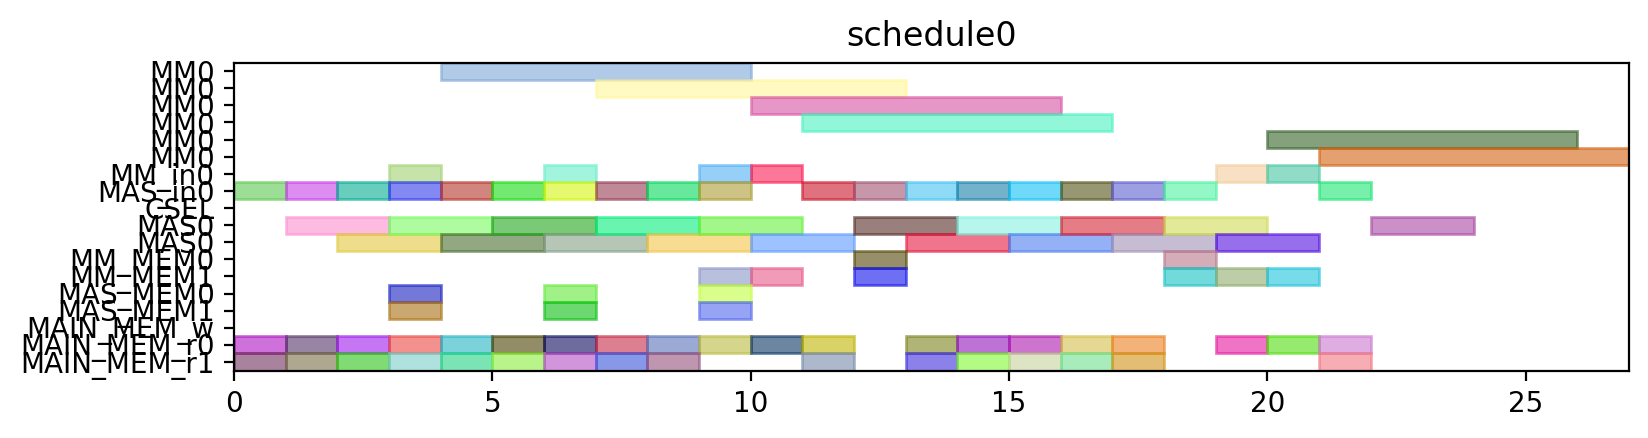

Write Python code to recreate this figure.
from pyschedule import Scenario, solvers, plotters, alt


def solve():
	horizon = 120
	S = Scenario("schedule0", horizon=horizon)

	# resource
	MM = S.Resources('MM', num=1, size=6)
	MM_in = S.Resources('MM_in', num=1)
	MAS_in = S.Resources('MAS_in', num=1)
	CSEL = S.Resource('CSEL')
	MAS = S.Resources('MAS', num=1, size=2, periods=range(1, horizon))
	MM_MEM = S.Resources('MM_MEM', num=2)
	MAS_MEM = S.Resources('MAS_MEM', num=2)
	MAIN_MEM_w = S.Resource('MAIN_MEM_w', size=1)
	MAIN_MEM_r = S.Resources('MAIN_MEM_r', num=2)

	# result of previous scheduling

	# new tasks
	c_qinv_denom_inv0 = S.Task('c_qinv_denom_inv0', length=6, delay_cost=1)
	c_qinv_denom_inv0 += alt(MM)
	c_qinv_denom_inv0_in = S.Task('c_qinv_denom_inv0_in', length=1, delay_cost=1)
	c_qinv_denom_inv0_in += alt(MM_in)
	S += c_qinv_denom_inv0_in*MM_in[0]<=c_qinv_denom_inv0*MM[0]
	c_qinv_denom_inv0_mem0 = S.Task('c_qinv_denom_inv0_mem0', length=1, delay_cost=1)
	c_qinv_denom_inv0_mem0 += MAIN_MEM_r[0]
	S += c_qinv_denom_inv0_mem0 <= c_qinv_denom_inv0

	c_qinv_denom_inv0_mem1 = S.Task('c_qinv_denom_inv0_mem1', length=1, delay_cost=1)
	c_qinv_denom_inv0_mem1 += MAIN_MEM_r[1]
	S += c_qinv_denom_inv0_mem1 <= c_qinv_denom_inv0

	c_qinv_denom_inv1_ = S.Task('c_qinv_denom_inv1_', length=6, delay_cost=1)
	c_qinv_denom_inv1_ += alt(MM)
	c_qinv_denom_inv1__in = S.Task('c_qinv_denom_inv1__in', length=1, delay_cost=1)
	c_qinv_denom_inv1__in += alt(MM_in)
	S += c_qinv_denom_inv1__in*MM_in[0]<=c_qinv_denom_inv1_*MM[0]
	c_qinv_denom_inv1__mem0 = S.Task('c_qinv_denom_inv1__mem0', length=1, delay_cost=1)
	c_qinv_denom_inv1__mem0 += MAIN_MEM_r[0]
	S += c_qinv_denom_inv1__mem0 <= c_qinv_denom_inv1_

	c_qinv_denom_inv1__mem1 = S.Task('c_qinv_denom_inv1__mem1', length=1, delay_cost=1)
	c_qinv_denom_inv1__mem1 += MAIN_MEM_r[1]
	S += c_qinv_denom_inv1__mem1 <= c_qinv_denom_inv1_

	c_qinv0_t2 = S.Task('c_qinv0_t2', length=2, delay_cost=1)
	c_qinv0_t2 += alt(MAS)
	c_qinv0_t2_in = S.Task('c_qinv0_t2_in', length=1, delay_cost=1)
	c_qinv0_t2_in += alt(MAS_in)
	S += c_qinv0_t2_in*MAS_in[0]<=c_qinv0_t2*MAS[0]

	c_qinv0_t2_mem0 = S.Task('c_qinv0_t2_mem0', length=1, delay_cost=1)
	c_qinv0_t2_mem0 += MAIN_MEM_r[0]
	S += c_qinv0_t2_mem0 <= c_qinv0_t2

	c_qinv0_t2_mem1 = S.Task('c_qinv0_t2_mem1', length=1, delay_cost=1)
	c_qinv0_t2_mem1 += MAIN_MEM_r[1]
	S += c_qinv0_t2_mem1 <= c_qinv0_t2

	c_qinv1__t2 = S.Task('c_qinv1__t2', length=2, delay_cost=1)
	c_qinv1__t2 += alt(MAS)
	c_qinv1__t2_in = S.Task('c_qinv1__t2_in', length=1, delay_cost=1)
	c_qinv1__t2_in += alt(MAS_in)
	S += c_qinv1__t2_in*MAS_in[0]<=c_qinv1__t2*MAS[0]

	c_qinv1__t2_mem0 = S.Task('c_qinv1__t2_mem0', length=1, delay_cost=1)
	c_qinv1__t2_mem0 += MAIN_MEM_r[0]
	S += c_qinv1__t2_mem0 <= c_qinv1__t2

	c_qinv1__t2_mem1 = S.Task('c_qinv1__t2_mem1', length=1, delay_cost=1)
	c_qinv1__t2_mem1 += MAIN_MEM_r[1]
	S += c_qinv1__t2_mem1 <= c_qinv1__t2

	c0_t0_t2 = S.Task('c0_t0_t2', length=2, delay_cost=1)
	c0_t0_t2 += alt(MAS)
	c0_t0_t2_in = S.Task('c0_t0_t2_in', length=1, delay_cost=1)
	c0_t0_t2_in += alt(MAS_in)
	S += c0_t0_t2_in*MAS_in[0]<=c0_t0_t2*MAS[0]

	c0_t0_t2_mem0 = S.Task('c0_t0_t2_mem0', length=1, delay_cost=1)
	c0_t0_t2_mem0 += MAIN_MEM_r[0]
	S += c0_t0_t2_mem0 <= c0_t0_t2

	c0_t0_t2_mem1 = S.Task('c0_t0_t2_mem1', length=1, delay_cost=1)
	c0_t0_t2_mem1 += MAIN_MEM_r[1]
	S += c0_t0_t2_mem1 <= c0_t0_t2

	c0_t1_t2 = S.Task('c0_t1_t2', length=2, delay_cost=1)
	c0_t1_t2 += alt(MAS)
	c0_t1_t2_in = S.Task('c0_t1_t2_in', length=1, delay_cost=1)
	c0_t1_t2_in += alt(MAS_in)
	S += c0_t1_t2_in*MAS_in[0]<=c0_t1_t2*MAS[0]

	c0_t1_t2_mem0 = S.Task('c0_t1_t2_mem0', length=1, delay_cost=1)
	c0_t1_t2_mem0 += MAIN_MEM_r[0]
	S += c0_t1_t2_mem0 <= c0_t1_t2

	c0_t1_t2_mem1 = S.Task('c0_t1_t2_mem1', length=1, delay_cost=1)
	c0_t1_t2_mem1 += MAIN_MEM_r[1]
	S += c0_t1_t2_mem1 <= c0_t1_t2

	c0_t20 = S.Task('c0_t20', length=2, delay_cost=1)
	c0_t20 += alt(MAS)
	c0_t20_in = S.Task('c0_t20_in', length=1, delay_cost=1)
	c0_t20_in += alt(MAS_in)
	S += c0_t20_in*MAS_in[0]<=c0_t20*MAS[0]

	c0_t20_mem0 = S.Task('c0_t20_mem0', length=1, delay_cost=1)
	c0_t20_mem0 += MAIN_MEM_r[0]
	S += c0_t20_mem0 <= c0_t20

	c0_t20_mem1 = S.Task('c0_t20_mem1', length=1, delay_cost=1)
	c0_t20_mem1 += MAIN_MEM_r[1]
	S += c0_t20_mem1 <= c0_t20

	c0_t21 = S.Task('c0_t21', length=2, delay_cost=1)
	c0_t21 += alt(MAS)
	c0_t21_in = S.Task('c0_t21_in', length=1, delay_cost=1)
	c0_t21_in += alt(MAS_in)
	S += c0_t21_in*MAS_in[0]<=c0_t21*MAS[0]

	c0_t21_mem0 = S.Task('c0_t21_mem0', length=1, delay_cost=1)
	c0_t21_mem0 += MAIN_MEM_r[0]
	S += c0_t21_mem0 <= c0_t21

	c0_t21_mem1 = S.Task('c0_t21_mem1', length=1, delay_cost=1)
	c0_t21_mem1 += MAIN_MEM_r[1]
	S += c0_t21_mem1 <= c0_t21

	c1_t0_t2 = S.Task('c1_t0_t2', length=2, delay_cost=1)
	c1_t0_t2 += alt(MAS)
	c1_t0_t2_in = S.Task('c1_t0_t2_in', length=1, delay_cost=1)
	c1_t0_t2_in += alt(MAS_in)
	S += c1_t0_t2_in*MAS_in[0]<=c1_t0_t2*MAS[0]

	c1_t0_t2_mem0 = S.Task('c1_t0_t2_mem0', length=1, delay_cost=1)
	c1_t0_t2_mem0 += MAIN_MEM_r[0]
	S += c1_t0_t2_mem0 <= c1_t0_t2

	c1_t0_t2_mem1 = S.Task('c1_t0_t2_mem1', length=1, delay_cost=1)
	c1_t0_t2_mem1 += MAIN_MEM_r[1]
	S += c1_t0_t2_mem1 <= c1_t0_t2

	c1_t1_t2 = S.Task('c1_t1_t2', length=2, delay_cost=1)
	c1_t1_t2 += alt(MAS)
	c1_t1_t2_in = S.Task('c1_t1_t2_in', length=1, delay_cost=1)
	c1_t1_t2_in += alt(MAS_in)
	S += c1_t1_t2_in*MAS_in[0]<=c1_t1_t2*MAS[0]

	c1_t1_t2_mem0 = S.Task('c1_t1_t2_mem0', length=1, delay_cost=1)
	c1_t1_t2_mem0 += MAIN_MEM_r[0]
	S += c1_t1_t2_mem0 <= c1_t1_t2

	c1_t1_t2_mem1 = S.Task('c1_t1_t2_mem1', length=1, delay_cost=1)
	c1_t1_t2_mem1 += MAIN_MEM_r[1]
	S += c1_t1_t2_mem1 <= c1_t1_t2

	c1_t20 = S.Task('c1_t20', length=2, delay_cost=1)
	c1_t20 += alt(MAS)
	c1_t20_in = S.Task('c1_t20_in', length=1, delay_cost=1)
	c1_t20_in += alt(MAS_in)
	S += c1_t20_in*MAS_in[0]<=c1_t20*MAS[0]

	c1_t20_mem0 = S.Task('c1_t20_mem0', length=1, delay_cost=1)
	c1_t20_mem0 += MAIN_MEM_r[0]
	S += c1_t20_mem0 <= c1_t20

	c1_t20_mem1 = S.Task('c1_t20_mem1', length=1, delay_cost=1)
	c1_t20_mem1 += MAIN_MEM_r[1]
	S += c1_t20_mem1 <= c1_t20

	c1_t21 = S.Task('c1_t21', length=2, delay_cost=1)
	c1_t21 += alt(MAS)
	c1_t21_in = S.Task('c1_t21_in', length=1, delay_cost=1)
	c1_t21_in += alt(MAS_in)
	S += c1_t21_in*MAS_in[0]<=c1_t21*MAS[0]

	c1_t21_mem0 = S.Task('c1_t21_mem0', length=1, delay_cost=1)
	c1_t21_mem0 += MAIN_MEM_r[0]
	S += c1_t21_mem0 <= c1_t21

	c1_t21_mem1 = S.Task('c1_t21_mem1', length=1, delay_cost=1)
	c1_t21_mem1 += MAIN_MEM_r[1]
	S += c1_t21_mem1 <= c1_t21

	c2_t0_t2 = S.Task('c2_t0_t2', length=2, delay_cost=1)
	c2_t0_t2 += alt(MAS)
	c2_t0_t2_in = S.Task('c2_t0_t2_in', length=1, delay_cost=1)
	c2_t0_t2_in += alt(MAS_in)
	S += c2_t0_t2_in*MAS_in[0]<=c2_t0_t2*MAS[0]

	c2_t0_t2_mem0 = S.Task('c2_t0_t2_mem0', length=1, delay_cost=1)
	c2_t0_t2_mem0 += MAIN_MEM_r[0]
	S += c2_t0_t2_mem0 <= c2_t0_t2

	c2_t0_t2_mem1 = S.Task('c2_t0_t2_mem1', length=1, delay_cost=1)
	c2_t0_t2_mem1 += MAIN_MEM_r[1]
	S += c2_t0_t2_mem1 <= c2_t0_t2

	c2_t1_t2 = S.Task('c2_t1_t2', length=2, delay_cost=1)
	c2_t1_t2 += alt(MAS)
	c2_t1_t2_in = S.Task('c2_t1_t2_in', length=1, delay_cost=1)
	c2_t1_t2_in += alt(MAS_in)
	S += c2_t1_t2_in*MAS_in[0]<=c2_t1_t2*MAS[0]

	c2_t1_t2_mem0 = S.Task('c2_t1_t2_mem0', length=1, delay_cost=1)
	c2_t1_t2_mem0 += MAIN_MEM_r[0]
	S += c2_t1_t2_mem0 <= c2_t1_t2

	c2_t1_t2_mem1 = S.Task('c2_t1_t2_mem1', length=1, delay_cost=1)
	c2_t1_t2_mem1 += MAIN_MEM_r[1]
	S += c2_t1_t2_mem1 <= c2_t1_t2

	c2_t20 = S.Task('c2_t20', length=2, delay_cost=1)
	c2_t20 += alt(MAS)
	c2_t20_in = S.Task('c2_t20_in', length=1, delay_cost=1)
	c2_t20_in += alt(MAS_in)
	S += c2_t20_in*MAS_in[0]<=c2_t20*MAS[0]

	c2_t20_mem0 = S.Task('c2_t20_mem0', length=1, delay_cost=1)
	c2_t20_mem0 += MAIN_MEM_r[0]
	S += c2_t20_mem0 <= c2_t20

	c2_t20_mem1 = S.Task('c2_t20_mem1', length=1, delay_cost=1)
	c2_t20_mem1 += MAIN_MEM_r[1]
	S += c2_t20_mem1 <= c2_t20

	c2_t21 = S.Task('c2_t21', length=2, delay_cost=1)
	c2_t21 += alt(MAS)
	c2_t21_in = S.Task('c2_t21_in', length=1, delay_cost=1)
	c2_t21_in += alt(MAS_in)
	S += c2_t21_in*MAS_in[0]<=c2_t21*MAS[0]

	c2_t21_mem0 = S.Task('c2_t21_mem0', length=1, delay_cost=1)
	c2_t21_mem0 += MAIN_MEM_r[0]
	S += c2_t21_mem0 <= c2_t21

	c2_t21_mem1 = S.Task('c2_t21_mem1', length=1, delay_cost=1)
	c2_t21_mem1 += MAIN_MEM_r[1]
	S += c2_t21_mem1 <= c2_t21

	c_qinv0_t0 = S.Task('c_qinv0_t0', length=6, delay_cost=1)
	c_qinv0_t0 += alt(MM)
	c_qinv0_t0_in = S.Task('c_qinv0_t0_in', length=1, delay_cost=1)
	c_qinv0_t0_in += alt(MM_in)
	S += c_qinv0_t0_in*MM_in[0]<=c_qinv0_t0*MM[0]
	c_qinv0_t0_mem0 = S.Task('c_qinv0_t0_mem0', length=1, delay_cost=1)
	c_qinv0_t0_mem0 += MAIN_MEM_r[0]
	S += c_qinv0_t0_mem0 <= c_qinv0_t0

	c_qinv0_t0_mem1 = S.Task('c_qinv0_t0_mem1', length=1, delay_cost=1)
	c_qinv0_t0_mem1 += alt(MM_MEM)
	S += (c_qinv_denom_inv0*MM[0])-1 < c_qinv0_t0_mem1*MM_MEM[1]
	S += c_qinv0_t0_mem1 <= c_qinv0_t0

	c_qinv0_t1 = S.Task('c_qinv0_t1', length=6, delay_cost=1)
	c_qinv0_t1 += alt(MM)
	c_qinv0_t1_in = S.Task('c_qinv0_t1_in', length=1, delay_cost=1)
	c_qinv0_t1_in += alt(MM_in)
	S += c_qinv0_t1_in*MM_in[0]<=c_qinv0_t1*MM[0]
	c_qinv0_t1_mem0 = S.Task('c_qinv0_t1_mem0', length=1, delay_cost=1)
	c_qinv0_t1_mem0 += MAIN_MEM_r[0]
	S += c_qinv0_t1_mem0 <= c_qinv0_t1

	c_qinv0_t1_mem1 = S.Task('c_qinv0_t1_mem1', length=1, delay_cost=1)
	c_qinv0_t1_mem1 += alt(MM_MEM)
	S += (c_qinv_denom_inv1_*MM[0])-1 < c_qinv0_t1_mem1*MM_MEM[1]
	S += c_qinv0_t1_mem1 <= c_qinv0_t1

	c_qinv0_t3 = S.Task('c_qinv0_t3', length=2, delay_cost=1)
	c_qinv0_t3 += alt(MAS)
	c_qinv0_t3_in = S.Task('c_qinv0_t3_in', length=1, delay_cost=1)
	c_qinv0_t3_in += alt(MAS_in)
	S += c_qinv0_t3_in*MAS_in[0]<=c_qinv0_t3*MAS[0]

	c_qinv0_t3_mem0 = S.Task('c_qinv0_t3_mem0', length=1, delay_cost=1)
	c_qinv0_t3_mem0 += alt(MM_MEM)
	S += (c_qinv_denom_inv0*MM[0])-1 < c_qinv0_t3_mem0*MM_MEM[0]
	S += c_qinv0_t3_mem0 <= c_qinv0_t3

	c_qinv0_t3_mem1 = S.Task('c_qinv0_t3_mem1', length=1, delay_cost=1)
	c_qinv0_t3_mem1 += alt(MM_MEM)
	S += (c_qinv_denom_inv1_*MM[0])-1 < c_qinv0_t3_mem1*MM_MEM[1]
	S += c_qinv0_t3_mem1 <= c_qinv0_t3

	c_qinv1__t0 = S.Task('c_qinv1__t0', length=6, delay_cost=1)
	c_qinv1__t0 += alt(MM)
	c_qinv1__t0_in = S.Task('c_qinv1__t0_in', length=1, delay_cost=1)
	c_qinv1__t0_in += alt(MM_in)
	S += c_qinv1__t0_in*MM_in[0]<=c_qinv1__t0*MM[0]
	c_qinv1__t0_mem0 = S.Task('c_qinv1__t0_mem0', length=1, delay_cost=1)
	c_qinv1__t0_mem0 += MAIN_MEM_r[0]
	S += c_qinv1__t0_mem0 <= c_qinv1__t0

	c_qinv1__t0_mem1 = S.Task('c_qinv1__t0_mem1', length=1, delay_cost=1)
	c_qinv1__t0_mem1 += alt(MM_MEM)
	S += (c_qinv_denom_inv0*MM[0])-1 < c_qinv1__t0_mem1*MM_MEM[1]
	S += c_qinv1__t0_mem1 <= c_qinv1__t0

	c_qinv1__t1 = S.Task('c_qinv1__t1', length=6, delay_cost=1)
	c_qinv1__t1 += alt(MM)
	c_qinv1__t1_in = S.Task('c_qinv1__t1_in', length=1, delay_cost=1)
	c_qinv1__t1_in += alt(MM_in)
	S += c_qinv1__t1_in*MM_in[0]<=c_qinv1__t1*MM[0]
	c_qinv1__t1_mem0 = S.Task('c_qinv1__t1_mem0', length=1, delay_cost=1)
	c_qinv1__t1_mem0 += MAIN_MEM_r[0]
	S += c_qinv1__t1_mem0 <= c_qinv1__t1

	c_qinv1__t1_mem1 = S.Task('c_qinv1__t1_mem1', length=1, delay_cost=1)
	c_qinv1__t1_mem1 += alt(MM_MEM)
	S += (c_qinv_denom_inv1_*MM[0])-1 < c_qinv1__t1_mem1*MM_MEM[1]
	S += c_qinv1__t1_mem1 <= c_qinv1__t1

	c_qinv1__t3 = S.Task('c_qinv1__t3', length=2, delay_cost=1)
	c_qinv1__t3 += alt(MAS)
	c_qinv1__t3_in = S.Task('c_qinv1__t3_in', length=1, delay_cost=1)
	c_qinv1__t3_in += alt(MAS_in)
	S += c_qinv1__t3_in*MAS_in[0]<=c_qinv1__t3*MAS[0]

	c_qinv1__t3_mem0 = S.Task('c_qinv1__t3_mem0', length=1, delay_cost=1)
	c_qinv1__t3_mem0 += alt(MM_MEM)
	S += (c_qinv_denom_inv0*MM[0])-1 < c_qinv1__t3_mem0*MM_MEM[0]
	S += c_qinv1__t3_mem0 <= c_qinv1__t3

	c_qinv1__t3_mem1 = S.Task('c_qinv1__t3_mem1', length=1, delay_cost=1)
	c_qinv1__t3_mem1 += alt(MM_MEM)
	S += (c_qinv_denom_inv1_*MM[0])-1 < c_qinv1__t3_mem1*MM_MEM[1]
	S += c_qinv1__t3_mem1 <= c_qinv1__t3

	c0_t4_t2 = S.Task('c0_t4_t2', length=2, delay_cost=1)
	c0_t4_t2 += alt(MAS)
	c0_t4_t2_in = S.Task('c0_t4_t2_in', length=1, delay_cost=1)
	c0_t4_t2_in += alt(MAS_in)
	S += c0_t4_t2_in*MAS_in[0]<=c0_t4_t2*MAS[0]

	c0_t4_t2_mem0 = S.Task('c0_t4_t2_mem0', length=1, delay_cost=1)
	c0_t4_t2_mem0 += alt(MAS_MEM)
	S += (c0_t20*MAS[0])-1 < c0_t4_t2_mem0*MAS_MEM[0]
	S += c0_t4_t2_mem0 <= c0_t4_t2

	c0_t4_t2_mem1 = S.Task('c0_t4_t2_mem1', length=1, delay_cost=1)
	c0_t4_t2_mem1 += alt(MAS_MEM)
	S += (c0_t21*MAS[0])-1 < c0_t4_t2_mem1*MAS_MEM[1]
	S += c0_t4_t2_mem1 <= c0_t4_t2

	c1_t4_t2 = S.Task('c1_t4_t2', length=2, delay_cost=1)
	c1_t4_t2 += alt(MAS)
	c1_t4_t2_in = S.Task('c1_t4_t2_in', length=1, delay_cost=1)
	c1_t4_t2_in += alt(MAS_in)
	S += c1_t4_t2_in*MAS_in[0]<=c1_t4_t2*MAS[0]

	c1_t4_t2_mem0 = S.Task('c1_t4_t2_mem0', length=1, delay_cost=1)
	c1_t4_t2_mem0 += alt(MAS_MEM)
	S += (c1_t20*MAS[0])-1 < c1_t4_t2_mem0*MAS_MEM[0]
	S += c1_t4_t2_mem0 <= c1_t4_t2

	c1_t4_t2_mem1 = S.Task('c1_t4_t2_mem1', length=1, delay_cost=1)
	c1_t4_t2_mem1 += alt(MAS_MEM)
	S += (c1_t21*MAS[0])-1 < c1_t4_t2_mem1*MAS_MEM[1]
	S += c1_t4_t2_mem1 <= c1_t4_t2

	c2_t4_t2 = S.Task('c2_t4_t2', length=2, delay_cost=1)
	c2_t4_t2 += alt(MAS)
	c2_t4_t2_in = S.Task('c2_t4_t2_in', length=1, delay_cost=1)
	c2_t4_t2_in += alt(MAS_in)
	S += c2_t4_t2_in*MAS_in[0]<=c2_t4_t2*MAS[0]

	c2_t4_t2_mem0 = S.Task('c2_t4_t2_mem0', length=1, delay_cost=1)
	c2_t4_t2_mem0 += alt(MAS_MEM)
	S += (c2_t20*MAS[0])-1 < c2_t4_t2_mem0*MAS_MEM[0]
	S += c2_t4_t2_mem0 <= c2_t4_t2

	c2_t4_t2_mem1 = S.Task('c2_t4_t2_mem1', length=1, delay_cost=1)
	c2_t4_t2_mem1 += alt(MAS_MEM)
	S += (c2_t21*MAS[0])-1 < c2_t4_t2_mem1*MAS_MEM[1]
	S += c2_t4_t2_mem1 <= c2_t4_t2

	solvers.mip.solve(S,msg=1,kind='CPLEX',ratio_gap=1.01)

	solution = [['hoge']*len(S.solution()[1]) for i in range(len(S.solution()))]
	for i in range(len(S.solution())):
		for j in range(len(S.solution()[i])):
			solution[i][j]=str(S.solution()[i][j])
	print(solution)

	cycles = int(solution[-1][3])

	pic_file_name = "/mnt/rose/usr1/fukuda/ABE/multiRAM_multiMAS_16mux/scheduling_result/stage6MM1_stage2MAS1/FP12_INV_AFTER_FPINV/schedule0.png"
	if(S.solution() != []):
		plotters.matplotlib.plot(S,img_filename=pic_file_name, show_task_labels=False, fig_size=(cycles*0.25+3, 2))

	return solution
